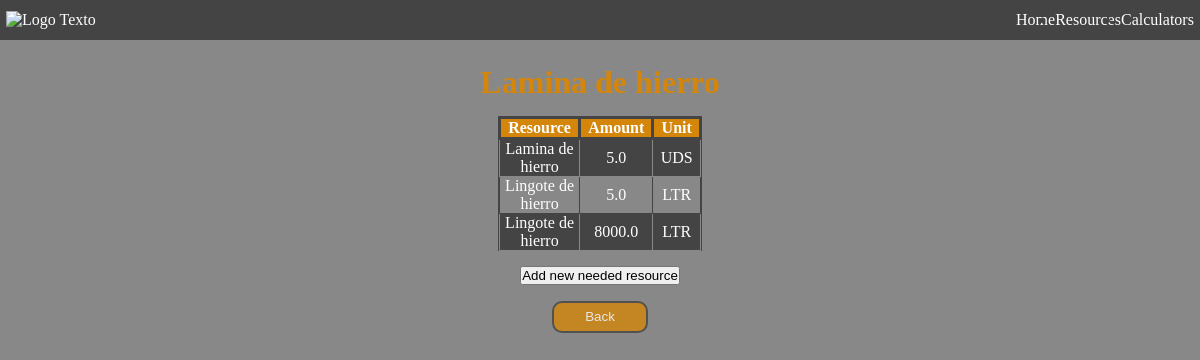
/recipes/2/, run on an earlier commit of the app's database.
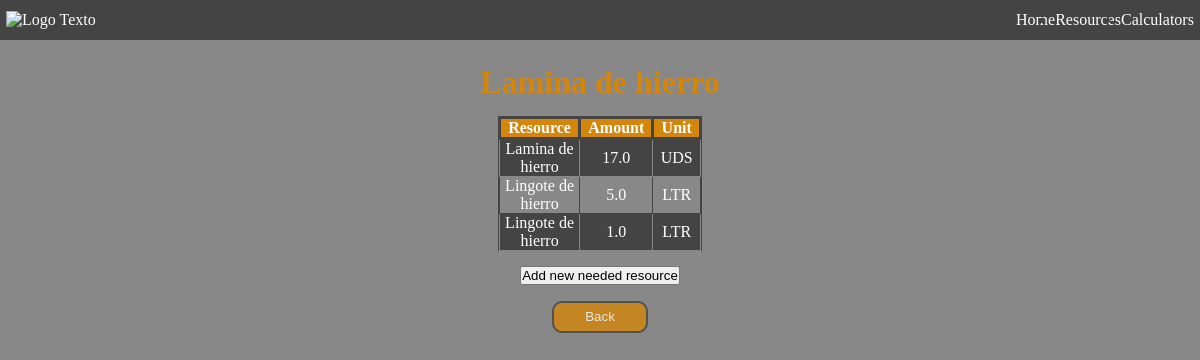
And on a later commit of the database.
### apps/objects/models.py (models this page shows)
class Recipe(models.Model):
    id_craft_resource = models.ForeignKey(
        Resource, related_name="as_crafted_resource", on_delete=models.CASCADE
    )
    id_needed_resource = models.ForeignKey(
        Resource, related_name="as_needed_resource", on_delete=models.CASCADE
    )
    cuantity = models.FloatField(
        validators=[
            validators.MinValueValidator(0),
            validators.MaxValueValidator(999),
        ]
    )
    def __str__(self):
        return f"{self.id_craft_resource.name} recipe"

class Resource(models.Model):
    class Messure(models.IntegerChoices):
        UDS = 0, _("Units")
        LTR = 1, _("Liters")
    name = models.CharField(
        max_length=50,
        unique=True,
        db_index=True,
        validators=[validators.MinLengthValidator(3)],
    )
    img = models.ImageField(upload_to="resources")
    messure = models.IntegerField(default=Messure.UDS, choices=Messure.choices)
    def __str__(self):
        return f"{self.name}"

### apps/objects/views.py (the view)
# urls.py: path("recipes/<int:pk>/", views.RecipeView.as_view(), name="recipe"),
class RecipeView(View):
    def get(self, request, pk):
        resource = Resource.objects.get(id=pk)
        recipes = resource.as_crafted_resource.all().order_by("-id_needed_resource")
        context = {
            "resource": resource,
            "recipes": recipes,
            "messure": resource.Messure._member_names_,
        }
        print(context)
        return render(request, "apps/objects/recipes.html", context)

### templates/apps/objects/recipes.html (shortened to what this page needs)
{% extends "base.html" %}
{% load static %}
{% block styles %}
<link rel="stylesheet" href="{% static "styles/objects/recipesList.css" %}">
{% endblock styles %}
{% block content %}
{% if recipes|length == 0 %}
<h1>This resource don´t have recipes</h1>
{% else %}
<h1>{{resource.name}}</h1>
<table id="recipeTable">
    <thead>
        <tr>
            <th>Resource</th>
            <th>Amount</th>
            <th>Unit</th>
        </tr>
    </thead>
    <tbody>
        {% for recipe in recipes %}
        <tr data-id="{{recipe.id}}" >
            <td>
                <a href="{% url "objects:details" recipe.id_needed_resource.id %}">
                    {{recipe.id_needed_resource.name}}
                </a>
            </td>
            <td>{{recipe.cuantity}}</td>
            {% if recipe.id_needed_resource.messure == 0 %}
            <td>{{messure.0}}</td>
            {% else %}
            <td>{{messure.1}}</td>
            {% endif %}
        </tr>
        {% endfor %}
    </tbody>
</table>
{% endif %}
<a href="{% url "objects:recipes:create" resource.id%}"><button>Add new needed resource</button></a>
<a  href="{% url "objects:details" resource.id %}"><button id="back">Back</button></a>
{% endblock content %}

### templates/base.html (shortened to what this page needs)
<!DOCTYPE html>
<html lang="en">
<head>
    {% block styles %}
    {% endblock styles %}
</head>
<body>
    {% include "./components/header.html" %}
    <main>
        {% block content %}
        {% endblock content %}
    </main>
</body>
</html>

### templates/components/header.html
<header>
    <section>
        <a href="{% url "objects:home" %}">
            <img src="" alt="Logo">
            <span>Texto</span>
        </a>
    </section>
    <nav>
        <ul>
            <li><a href="{% url "objects:home" %}">Home</a></li>
            <li><a href="{% url "objects:list" %}">Resources</a></li>
            <li><a href="{% url "calculator:list" %}">Calculators</a></li>
        </ul>
    </nav>
</header>

### public/static_dev/styles/objects/recipesList.css (style rules this page uses)
body { display: flex; flex-direction: column; justify-content: space-between; align-items: stretch; }
main { height: 95vh; display: flex; flex-direction: column; justify-content: flex-start; align-items: center; gap: 2%; margin-top: 2%; }
table { height: 15%; background-color: var(--dark-grey); width: 17%; text-align: center; border-collapse: collapse; }
th, thead { border: 3px solid var(--dark-grey); background-color: var(--orange); width: 8%; }
tbody td { border: 1px solid var(--grey); }

### public/static_dev/styles/basics/main.css (style rules this page uses)
* { margin: 0; padding: 0; box-sizing: border-box; }
html, body { width: 100vw; min-height: 100vh; color: white; background-color: var(--grey); }
h1 { color: var(--orange); }
a { color: inherit; text-decoration: none; color: white; text-decoration: none; }
#back { width: 8vw; height: 4vh; background-color: var(--orange); color: white; border: 2px solid var(--dark-grey); border-radius: 10px; opacity: 80%; }

### public/static_dev/styles/basics/colors.css (style rules this page uses)
:root { --orange: #d4860b; --grey: #888; --dark-grey: #444; }

What changed in the data, as far as the page shows it:
removed Recipe: id_needed_resource.name "Lingote de hierro", cuantity "8000.0", messure "LTR"
changed Recipe "Lamina de hierro": cuantity "5.0" → "17.0"
added Recipe: id_needed_resource.name "Lingote de hierro", cuantity "1.0", messure "LTR"
